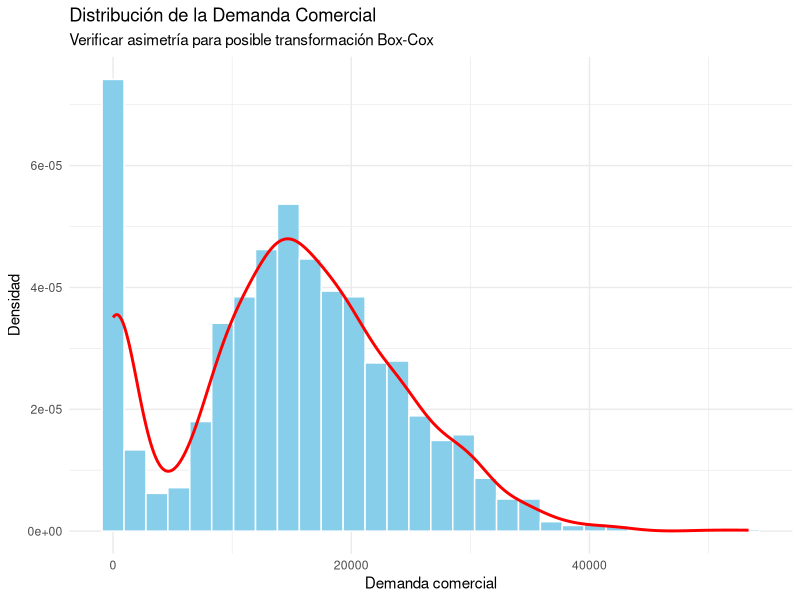
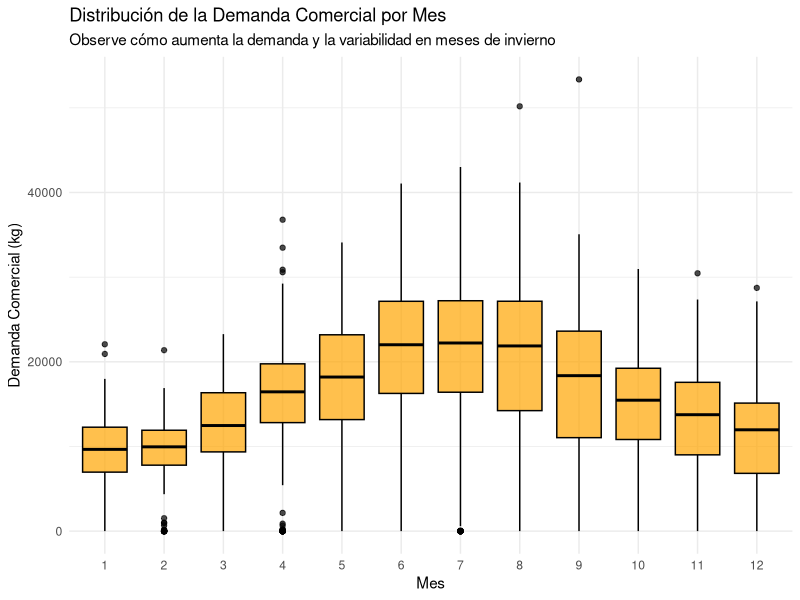
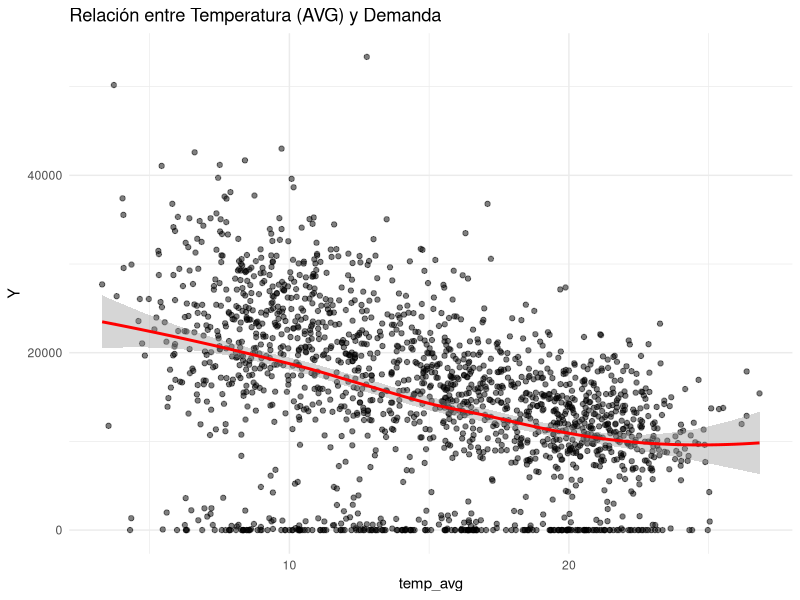
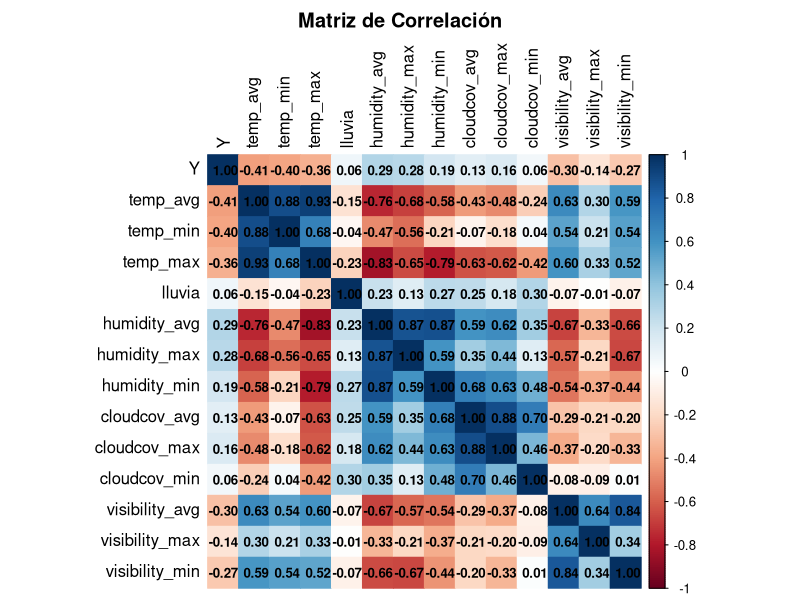

R code for these plots, in order: (Note: this script raises an error after producing the figures.)
library(dplyr)
library(corrplot)
library(MASS) 
library(lmtest) 
library(forecast)
library(sandwich)
library(lubridate)
library(ggplot2)
library(readxl)
library(car)

data <- read_excel("Tarea_2_2025_02.xlsx")
data$date <- as.Date(data$date, format="%Y-%m-%d")
head(data)

data_2019 <- read_excel("Tarea_2_2025_02.xlsx", sheet = 2)
data_2019$date <- as.Date(data_2019$date, format="%Y-%m-%d")
head(data_2019)

# Variable a predecir sera "comercial"
set.seed(123)

#sacar granel e industrial 
df_final <- data %>%
  dplyr::select(-granel, -industrial)
colnames(df_final)[colnames(df_final) == "comercial"] <- "Y"


# Lista completa de feriados (Fijos y Móviles aproximados para Chile 2013-2019)
feriados_completa <- as.Date(c(
  "2013-01-01", "2013-03-29", "2013-05-01", "2013-05-21", "2013-06-29", "2013-07-16", "2013-08-15", "2013-09-18", "2013-09-19", "2013-09-20", "2013-10-12", "2013-10-31", "2013-11-01", "2013-12-08", "2013-12-25",
  "2014-01-01", "2014-04-18", "2014-05-01", "2014-05-21", "2014-06-29", "2014-07-16", "2014-08-15", "2014-09-18", "2014-09-19", "2014-10-31", "2014-11-01", "2014-12-08", "2014-12-25",
  "2015-01-01", "2015-04-03", "2015-05-01", "2015-05-21", "2015-06-29", "2015-07-16", "2015-08-15", "2015-09-18", "2015-09-19", "2015-10-12", "2015-10-31", "2015-11-01", "2015-12-08", "2015-12-25",
  "2016-01-01", "2016-03-25", "2016-05-01", "2016-05-21", "2016-06-27", "2016-07-16", "2016-08-15", "2016-09-19", "2016-10-10", "2016-10-31", "2016-11-01", "2016-12-08", "2016-12-25",
  "2017-01-01", "2017-04-14", "2017-04-19", "2017-05-01", "2017-05-21", "2017-06-26", "2017-07-16", "2017-08-15", "2017-09-18", "2017-09-19", "2017-10-09", "2017-10-27", "2017-11-01", "2017-12-08", "2017-12-25",
  "2018-01-01", "2018-03-30", "2018-05-01", "2018-05-21", "2018-07-02", "2018-07-16", "2018-08-15", "2018-09-17", "2018-09-18", "2018-09-19", "2018-10-15", "2018-11-01", "2018-11-02", "2018-12-08", "2018-12-25",
  "2019-01-01", "2019-04-19", "2019-05-01", "2019-05-21", "2019-06-29", "2019-07-16", "2019-08-15", "2019-09-18", "2019-09-19", "2019-09-20", "2019-10-12", "2019-10-31", "2019-11-01", "2019-12-08", "2019-12-25"
))

df_final <- df_final %>%
  mutate(es_feriado = ifelse(date %in% feriados_completa, 1, 0))
table(df_final$es_feriado) 
df_final$dia_semana <- wday(df_final$date, label = TRUE, abbr = FALSE)

data_2019 <- data_2019 %>%
  dplyr::select(-granel, -industrial)
colnames(data_2019)[colnames(data_2019) == "comercial"] <- "Y"
data_2019 <- data_2019 %>%
  mutate(es_feriado = ifelse(date %in% feriados_completa, 1, 0))
data_2019$dia_semana <- wday(data_2019$date, label = TRUE, abbr = FALSE)

# div train test 80% y 20%
train_indices <- sample(1:nrow(df_final), size = 0.8 * nrow(df_final))
train_data <- df_final[train_indices, ]
test_data <- df_final[-train_indices, ]

#############################
### Analisis exploratorio ###
#############################

sd_Y <- sd(train_data$Y, na.rm = TRUE)
sd_Y

# Dsitribución de la variable Y
g2 <- ggplot(train_data, aes(x = Y)) +
  geom_histogram(aes(y = ..density..), bins = 30, fill = "skyblue", color = "white") +
  geom_density(color = "red", size = 1) +
  labs(title = "Distribución de la Demanda Comercial",
       subtitle = "Verificar asimetría para posible transformación Box-Cox",
       x = "Demanda comercial", y = "Densidad") +
  theme_minimal()
print(g2)

# Demanda por mes (se pueden ver muchos outliers, probables feriados)
g_boxplot <- ggplot(train_data, aes(x = factor(month), y = Y)) +
  geom_boxplot(fill = "orange", color = "black", alpha = 0.7) +
  labs(title = "Distribución de la Demanda Comercial por Mes",
       subtitle = "Observe cómo aumenta la demanda y la variabilidad en meses de invierno",
       x = "Mes",
       y = "Demanda Comercial (kg)") +
  theme_minimal()
print(g_boxplot)  

# Relación Y vs temp_avg
ggplot(train_data, aes(x = temp_avg, y = Y)) +
  geom_point(alpha = 0.5) +
  geom_smooth(method = "loess", color = "red") +
  labs(title = "Relación entre Temperatura (AVG) y Demanda") +
  theme_minimal()

#correlación entre variables numéricas
vars_correlacion <- df_final %>%
  dplyr::select(Y, 
                temp_avg, temp_min, temp_max, 
                lluvia, 
                humidity_avg, humidity_max, humidity_min, 
                cloudcov_avg, cloudcov_max, cloudcov_min, 
                visibility_avg, visibility_max, visibility_min)
matriz_cor <- cor(vars_correlacion, use = "complete.obs")
cor_ordenada <- sort(matriz_cor["Y", ], decreasing = FALSE) 
corrplot::corrplot(matriz_cor, type = "full", method = "color",
                   tl.col = "black",
                   title = "Matriz de Correlación", mar = c(0,0,2,0),
                   addCoef.col = "black",  
                   number.cex = 0.8)

modelo_inicial <- lm(Y ~ temp_avg + lluvia + humidity_avg + cloudcov_avg + visibility_avg + es_feriado + factor(month) + factor(dia_semana), 
                     data = train_data)
############################################
### Transformación Box–Cox de regresores ###
############################################

### Temperaturas ###
# Calculamos el lambda óptimo
bc_temp_avg <- BoxCox.lambda(train_data$temp_avg)
bc_temp_min <- BoxCox.lambda(train_data$temp_min)
bc_temp_max <- BoxCox.lambda(train_data$temp_max)

# Aplicamos la transformación usando ese lambda
train_data$temp_avg_bc <- BoxCox(train_data$temp_avg, bc_temp_avg)
train_data$temp_min_bc <- BoxCox(train_data$temp_min, bc_temp_min)
train_data$temp_max_bc <- BoxCox(train_data$temp_max, bc_temp_max)

### Humedad ###
bc_humi_avg <- BoxCox.lambda(train_data$humidity_avg)
bc_humi_min <- BoxCox.lambda(train_data$humidity_min)
bc_humi_max <- BoxCox.lambda(train_data$humidity_max)

train_data$humidity_avg_bc <- BoxCox(train_data$humidity_avg, bc_humi_avg)
train_data$humidity_min_bc <- BoxCox(train_data$humidity_min, bc_humi_min)
train_data$humidity_max_bc <- BoxCox(train_data$humidity_max, bc_humi_max)

### Nubosidad ###
bc_cloud_avg <- BoxCox.lambda(train_data$cloudcov_avg + 0.01)
bc_cloud_min <- BoxCox.lambda(train_data$cloudcov_min + 0.01)
bc_cloud_max <- BoxCox.lambda(train_data$cloudcov_max + 0.01)

train_data$cloudcov_avg_bc <- BoxCox(train_data$cloudcov_avg + 0.01, bc_cloud_avg)
train_data$cloudcov_min_bc <- BoxCox(train_data$cloudcov_min + 0.01, bc_cloud_min)
train_data$cloudcov_max_bc <- BoxCox(train_data$cloudcov_max + 0.01, bc_cloud_max)

### Visibilidad ###
visib_fix <- train_data %>% 
  dplyr::select(visibility_avg, visibility_min, visibility_max) %>%
  dplyr::mutate(across(everything(), ~ ifelse(is.na(.), mean(., na.rm = TRUE), .)))

# Usamos visib_fix porque train_data aún tiene NAs y BoxCox fallaría
bc_visib_avg <- BoxCox.lambda(visib_fix$visibility_avg)
bc_visib_min <- BoxCox.lambda(visib_fix$visibility_min)
bc_visib_max <- BoxCox.lambda(visib_fix$visibility_max)

train_data$visibility_avg_bc <- BoxCox(visib_fix$visibility_avg, bc_visib_avg)
train_data$visibility_min_bc <- BoxCox(visib_fix$visibility_min, bc_visib_min)
train_data$visibility_max_bc <- BoxCox(visib_fix$visibility_max, bc_visib_max)

### Lluvia ###
bc_lluvia <- BoxCox.lambda(train_data$lluvia + 1)
train_data$lluvia_bc <- BoxCox(train_data$lluvia + 1, bc_lluvia)

###########
### PCA ###
###########

### PCA temperatura
temps_bc <- train_data %>% 
  dplyr::select(temp_avg_bc, temp_min_bc, temp_max_bc)
pca_temp <- prcomp(temps_bc, scale. = TRUE)
train_data$temp_pca <- as.numeric(pca_temp$x[, 1])

### PCA humedad
humi_bc <- train_data %>% 
  dplyr::select(humidity_avg_bc, humidity_min_bc, humidity_max_bc)
pca_humi <- prcomp(humi_bc, scale. = TRUE)
train_data$humidity_pca <- as.numeric(pca_humi$x[, 1])

### PCA nubosidad
cloud_bc <- train_data %>% 
  dplyr::select(cloudcov_avg_bc, cloudcov_min_bc, cloudcov_max_bc)
pca_cloud <- prcomp(cloud_bc, scale. = TRUE)
train_data$cloudcov_pca <- as.numeric(pca_cloud$x[, 1])

### PCA visibilidad
visib_bc <- train_data %>%
  dplyr::select(visibility_avg_bc, visibility_min_bc, visibility_max_bc)
pca_visib <- prcomp(visib_bc, scale. = TRUE)
train_data$visibility_pca <- as.numeric(pca_visib$x[, 1])

### Eliminamos únicamente las variables originales redundantes ###
train_data <- train_data %>% 
  dplyr::select(-temp_avg, -temp_min, -temp_max,
         -humidity_avg, -humidity_min, -humidity_max,
         -cloudcov_avg, -cloudcov_min, -cloudcov_max,
         -visibility_avg, -visibility_min, -visibility_max,
         -temp_avg_bc, -temp_min_bc, -temp_max_bc,
         -humidity_avg_bc, -humidity_min_bc, -humidity_max_bc,
         -cloudcov_avg_bc, -cloudcov_min_bc, -cloudcov_max_bc,
         -visibility_avg_bc, -visibility_min_bc, -visibility_max_bc)

###################################
### Transformación Box–Cox de Y ###
###################################
names(train_data)

train_data$Y_adj <- train_data$Y + 1
mod_base <- lm(Y_adj ~ temp_pca + lluvia_bc + humidity_pca  + visibility_pca + cloudcov_pca + es_feriado +factor(month) + factor(dia_semana), 
               data = train_data)

# Encontrar lambda óptimo
lambdas <- MASS::boxcox(mod_base, lambda = seq(0.3, 0.5, 0.001), plotit = TRUE)
lambda_optimo <- lambdas$x[lambdas$y == max(lambdas$y)]
lambda_elegido <- lambda_optimo
lambda_optimo
train_data$Y_trans <- forecast::BoxCox(train_data$Y_adj, lambda = lambda_elegido)

# Ajustamos el modelo final con la Y transformada
modelo_Ytrans <- lm(Y_trans ~ temp_pca + lluvia_bc + humidity_pca + visibility_pca+ cloudcov_pca + es_feriado + factor(month)+ factor(dia_semana), 
                    data = train_data)

#Visualizar la mejora 
par(mfrow=c(1,2))
hist(train_data$Y, main="Original (Asimétrica)", col="gray", border="white", xlab="Demanda")
hist(train_data$Y_trans, main="Transformada Box-Cox (Más Normal)", col="green", border="white", xlab="Demanda Transformada")

qqPlot(mod_base$residuals, 
       main="QQ-Plot de los residuos (Datos Originales)")
qqPlot(modelo_final$residuals, 
       main="QQ-Plot de los residuos (Datos Transformados)") 
par(mfrow=c(1,1))

bp_test_base <- bptest(mod_base)
print(bp_test_base) 
bp_test_base$p.value

bp_test_Ytrans <- bptest(modelo_Ytrans)
print(bp_test_Ytrans) 
bp_test_Ytrans$p.value

############################
### comparacion de modelos #
############################
par(mfrow = c(2, 2))
summary(modelo_inicial)
plot(modelo_inicial, main = "Diagnósticos Modelo Inicial")
summary(mod_base)
plot(mod_base, main = "Diagnósticos Modelo Base")
summary(modelo_Ytrans)
plot(modelo_Ytrans, main = "Diagnósticos Modelo Y Transformada")
par(mfrow = c(1, 1))


fitted_transformados <- modelo_Ytrans$fitted.values
train_data$fitted_modelo_Ytrans <- forecast::InvBoxCox(fitted_transformados, lambda = lambda_elegido)
RSS_Ytrans <- sum((train_data$Y - train_data$fitted_modelo_Ytrans)^2)

RSS_mod_inicial <- summary(modelo_inicial)$sigma^2 * modelo_inicial$df.residual
RSS_mod_base <- summary(mod_base)$sigma^2 * mod_base$df.residual

# Comparación numérica
print(paste("RSS Inicial", round(RSS_mod_inicial, 2)))
print(paste("RSS Base:", round(RSS_mod_base, 2)))
print(paste("RSS Ytrans:", round(RSS_Ytrans, 2)))

#shapiro 
  #Hipótesis nula (H₀): Los residuos siguen una distribución normal
  #Hipótesis alternativa (H₁): Los residuos NO siguen una distribución normal
  #Criterio de decisión: Si p-value < 0.05, se rechaza H₀ (no hay normalidad)

shapiro_resid_inicial <- shapiro.test(modelo_inicial$residuals)
shapiro_resid_inicial
shapiro_resid_base <- shapiro.test(mod_base$residuals)
shapiro_resid_base
shapiro_resid_Ytrans <- shapiro.test(modelo_Ytrans$residuals)
shapiro_resid_Ytrans
############################
### Selección de modelos ###
############################

# Modelo completo con todas las variables relevantes
modelo_completo <- modelo_Ytrans #elijo el mejor de los anteriores
modelo_nulo <- lm(Y_trans ~ 1, data = train_data)


#AIC forward -> Y_trans ~ factor(dia_semana) + factor(month) + temp_pca + cloudcov_pca
candidato_aic_f <- step(modelo_nulo, 
                        scope = list(lower = modelo_nulo, upper = modelo_completo),
                        direction = "forward",
                        trace = 1) # Pon trace=1 si quieres ver el "bucle" paso a paso

#BIC forward -> Y_trans ~ factor(dia_semana) + factor(month)
n <- nrow(train_data)
candidato_bic_f <- step(modelo_nulo, 
                        scope = list(lower = modelo_nulo, upper = modelo_completo),
                        direction = "forward",
                        k = log(n), # Esto activa la fórmula del BIC
                        trace = 0)

summary(candidato_aic_f) # Y_trans ~ factor(dia_semana) + factor(month) + es_feriado + temp_pca
summary(candidato_bic_f) #  Y_trans ~ factor(dia_semana) + es_feriado + factor(month) + temp_pca

tabla_comparativa <- data.frame(
  Modelo = c("Forward AIC", "Forward BIC"),
  Variables_Num = c(length(coef(candidato_aic_f))-1, length(coef(candidato_bic_f))-1),
  R2_Ajustado = c(summary(candidato_aic_f)$adj.r.squared, summary(candidato_bic_f)$adj.r.squared),
  AIC = c(AIC(candidato_aic_f), AIC(candidato_bic_f)),
  BIC = c(BIC(candidato_aic_f), BIC(candidato_bic_f))
)
print(tabla_comparativa)

# Comparación test F 
# Comparación estadística
anova(candidato_aic_f, candidato_bic_f) # nos quedamos con el modelo AIC, el aporte es significativo con Pr(>F) = 0.02389 < 0.05


modelo_elegido <- candidato_bic_f

par(mfrow = c(2, 2))
plot(modelo_elegido, main = "Diagnósticos Modelo elegido")
par(mfrow = c(1, 1))

bp_test <- bptest(modelo_elegido)
print(bp_test)
bp_test$p.value 

# HC3 errores robustos

modelo_robusto <- coeftest(modelo_elegido, vcov = vcovHC(modelo_elegido, type = "HC3"))
print(modelo_robusto)
library(ggplot2)

coef_data <- data.frame(
  variable = rownames(modelo_robusto),
  estimate = modelo_robusto[,1],
  std_error = modelo_robusto[,2],
  p_value = modelo_robusto[,4]
)
# IC 
coef_data$conf_low <- coef_data$estimate - 1.96 * coef_data$std_error
coef_data$conf_high <- coef_data$estimate + 1.96 * coef_data$std_error
coef_plot <- coef_data[coef_data$variable != "(Intercept)", ]

ggplot(coef_plot, aes(x = estimate, y = reorder(variable, estimate))) +
  geom_point(size = 2, color = "blue") +
  geom_errorbarh(aes(xmin = conf_low, xmax = conf_high), 
                 height = 0.2, color = "gray50") +
  geom_vline(xintercept = 0, linetype = "dashed", color = "red", alpha = 0.7) +
  labs(title = "Coeficientes robustos (HC3) con intervalos de confianza 95%",
       subtitle = "Variables ordenadas por magnitud del efecto",
       x = "Estimación del coeficiente", 
       y = "Variables",
       caption = "Línea roja: efecto nulo. Intervalos que no cruzan cero son significativos") +
  theme_minimal() +
  theme(axis.text.y = element_text(size = 8))

ggplot(coef_plot, aes(x = estimate, y = -log10(p_value), 
                      color = p_value < 0.05, label = variable)) +
  geom_point(size = 3, alpha = 0.7) +
  geom_hline(yintercept = -log10(0.05), linetype = "dashed", color = "red") +
  geom_vline(xintercept = 0, linetype = "dashed", color = "gray") +
  geom_text(check_overlap = TRUE, nudge_y = 0.1, size = 3) +
  scale_color_manual(values = c("FALSE" = "gray", "TRUE" = "blue"),
                     name = "Significativo (p < 0.05)") +
  labs(title = "Volcán de significancia - Coeficientes robustos",
       x = "Magnitud del efecto", 
       y = "Significancia (-log10 p-value)") +
  theme_minimal()


meses_data <- coef_plot[grep("month", coef_plot$variable), ]
  
ggplot(meses_data, aes(x = reorder(variable, estimate), y = estimate)) +
  geom_col(aes(fill = p_value < 0.05), alpha = 0.8) +
  geom_errorbar(aes(ymin = conf_low, ymax = conf_high), width = 0.2) +
  scale_fill_manual(values = c("TRUE" = "steelblue", "FALSE" = "gray"),
                      name = "Significativo") +
  labs(title = "Efecto de meses vs mes de referencia",
        x = "Mes", y = "Diferencia vs referencia") +
  theme_minimal() +
  theme(axis.text.x = element_text(angle = 45, hjust = 1))


################
### TEST DATA ##
################

### Aplicar las mismas transformaciones Box-Cox a test_data ###

### Temperaturas
test_data$temp_avg_bc <- BoxCox(test_data$temp_avg, bc_temp_avg)
test_data$temp_min_bc <- BoxCox(test_data$temp_min, bc_temp_min)
test_data$temp_max_bc <- BoxCox(test_data$temp_max, bc_temp_max)

### Humedad 
test_data$humidity_avg_bc <- BoxCox(test_data$humidity_avg, bc_humi_avg)
test_data$humidity_min_bc <- BoxCox(test_data$humidity_min, bc_humi_min)
test_data$humidity_max_bc <- BoxCox(test_data$humidity_max, bc_humi_max)

### Nubosidad 
test_data$cloudcov_avg_bc <- BoxCox(test_data$cloudcov_avg + 0.01, bc_cloud_avg)
test_data$cloudcov_min_bc <- BoxCox(test_data$cloudcov_min + 0.01, bc_cloud_min)
test_data$cloudcov_max_bc <- BoxCox(test_data$cloudcov_max + 0.01, bc_cloud_max)

### Visibilidad 
visib_fix_test <- test_data %>% 
  dplyr::select(visibility_avg, visibility_min, visibility_max) %>%
  dplyr::mutate(across(everything(), ~ ifelse(is.na(.), mean(., na.rm = TRUE), .)))

test_data$visibility_avg_bc <- BoxCox(visib_fix_test$visibility_avg, bc_visib_avg)
test_data$visibility_min_bc <- BoxCox(visib_fix_test$visibility_min, bc_visib_min)
test_data$visibility_max_bc <- BoxCox(visib_fix_test$visibility_max, bc_visib_max)

### Lluvia 
test_data$lluvia_bc <- BoxCox(test_data$lluvia + 1, bc_lluvia)

# PCA temperatura
temps_bc_test <- test_data %>% 
  dplyr::select(temp_avg_bc, temp_min_bc, temp_max_bc)
test_data$temp_pca <- predict(pca_temp, newdata = temps_bc_test)[, 1]

# PCA humedad
humi_bc_test <- test_data %>% 
  dplyr::select(humidity_avg_bc, humidity_min_bc, humidity_max_bc)
test_data$humidity_pca <- predict(pca_humi, newdata = humi_bc_test)[, 1]

# PCA nubosidad
cloud_bc_test <- test_data %>% 
  dplyr::select(cloudcov_avg_bc, cloudcov_min_bc, cloudcov_max_bc)
test_data$cloudcov_pca <- predict(pca_cloud, newdata = cloud_bc_test)[, 1]

# PCA visibilidad
visib_bc_test <- test_data %>%
  dplyr::select(visibility_avg_bc, visibility_min_bc, visibility_max_bc)
test_data$visibility_pca <- predict(pca_visib, newdata = visib_bc_test)[, 1]

### Eliminar variables redundantes (igual que en train) ###
test_data <- test_data %>% 
  dplyr::select(-temp_avg, -temp_min, -temp_max,
                -humidity_avg, -humidity_min, -humidity_max,
                -cloudcov_avg, -cloudcov_min, -cloudcov_max,
                -visibility_avg, -visibility_min, -visibility_max,
                -temp_avg_bc, -temp_min_bc, -temp_max_bc,
                -humidity_avg_bc, -humidity_min_bc, -humidity_max_bc,
                -cloudcov_avg_bc, -cloudcov_min_bc, -cloudcov_max_bc,
                -visibility_avg_bc, -visibility_min_bc, -visibility_max_bc)

### Aplicar transformación Box-Cox a Y en test_data ###
test_data$Y_adj <- test_data$Y + 1
test_data$Y_trans <- forecast::BoxCox(test_data$Y_adj, lambda = lambda_elegido)

test_data$dia_semana <- factor(test_data$dia_semana, levels = levels(train_data$dia_semana))
test_data$month <- factor(test_data$month, levels = levels(factor(train_data$month)))

### Predicciones y evaluación del modelo en test_data ###
pred_trans <- predict(modelo_elegido, newdata = test_data)
pred_final <- InvBoxCox(pred_trans, lambda = lambda_elegido) - 1
pred_final[pred_final < 0] <- 0

actual <- test_data$Y
pred_final <- InvBoxCox(pred_trans, lambda = lambda_elegido) - 1
pred_final[pred_final < 0] <- 0

indices_validos <- which(actual > 0) 
actual_limpio <- actual[indices_validos]
pred_clean <- pred_final[indices_validos]

mape <- mean(abs((actual_limpio - pred_clean) / actual_limpio)) * 100
rmse <- sqrt(mean((actual - pred_final)^2))

cat("\n--- Desempeño en Test ---\n")
cat("MAPE (Error Porcentual):", round(mape, 2), "%\n")
cat("RMSE (Error Cuadrático):", round(rmse, 2), "kg\n")
df_plot <- data.frame(
  Fecha = test_data$date,
  Real = actual,
  Predicho = pred_final
)

ggplot(df_plot, aes(x = Fecha)) +
  geom_line(aes(y = Real, color = "Real"), size = 0.8, alpha = 0.7) +
  geom_line(aes(y = Predicho, color = "Predicho"), size = 0.8, alpha = 0.7) +
  labs(title = "Predicción Demanda Comercial datos test",
       subtitle = paste("MAPE:", round(mape, 2), "% - RMSE:", round(rmse, 0)),
       y = "Demanda (kg)", x = "Fecha") +
  scale_color_manual(values = c("Real" = "black", "Predicho" = "red")) +
  theme_minimal() + 
  theme(
    legend.position = "bottom",     
    plot.title = element_text(face = "bold", size = 14),
    plot.subtitle = element_text(color = "gray40")
  )
